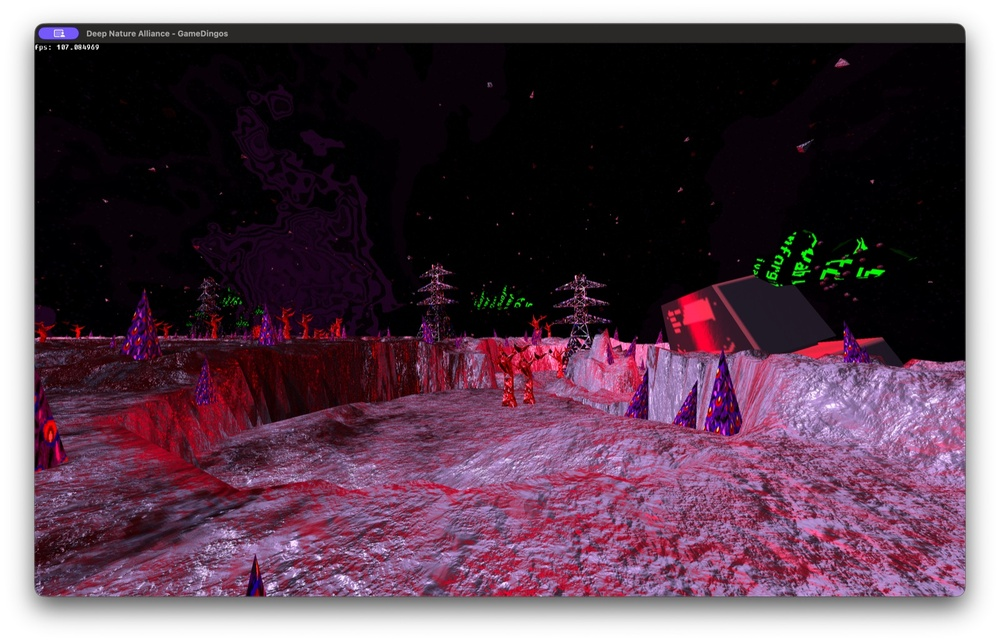
#> input picture docs_images/alien-biome.jpg, 1000 x 642 px, shrunk from 1600 x 1028 before the run
$ python convertImage.py docs_images/alien-biome.jpg
#> lines starting #> are read from the running program, lines starting #| are printed output that depends on the picture
import sys
from PIL import Image
import numpy as np

def save_array_to_c_file(array, output_path, array_name):
    with open(output_path, 'w') as file:
        file.write("const float {}[{}][{}] = {{\n".format(array_name, len(array), len(array[0])))
        for row in array:
            file.write("    {")
            file.write(", ".join("{:.6f}".format(value) for value in row))
            file.write("},\n")
        file.write("};\n")

if __name__ == "__main__":
    if len(sys.argv) != 2:
        print("Usage: python convertImage.py <image_path>")
        sys.exit(1)

    image_path = sys.argv[1]
    output_file = f"{image_path.split('.')[0]}.txt"
    array_name = "terrain"

    img = Image.open(image_path)
#> img is the input picture: PIL image 1000x642 RGB; mean R, G, B 90.3, 65.7, 80.6
    img_gray = img.convert('L')
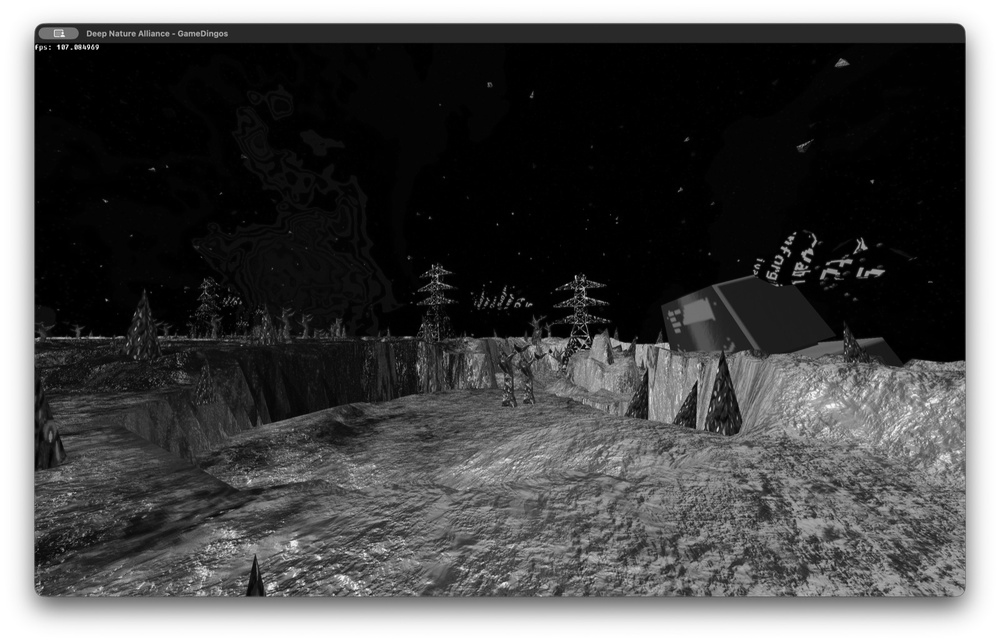
#> img_gray: PIL image 1000x642 L; min 0, max 255, mean 74.8
    img_array = np.array(img_gray)
    save_array_to_c_file(img_array, output_file, array_name)

$ run again, on docs_images/desert-ruins-wide.jpg
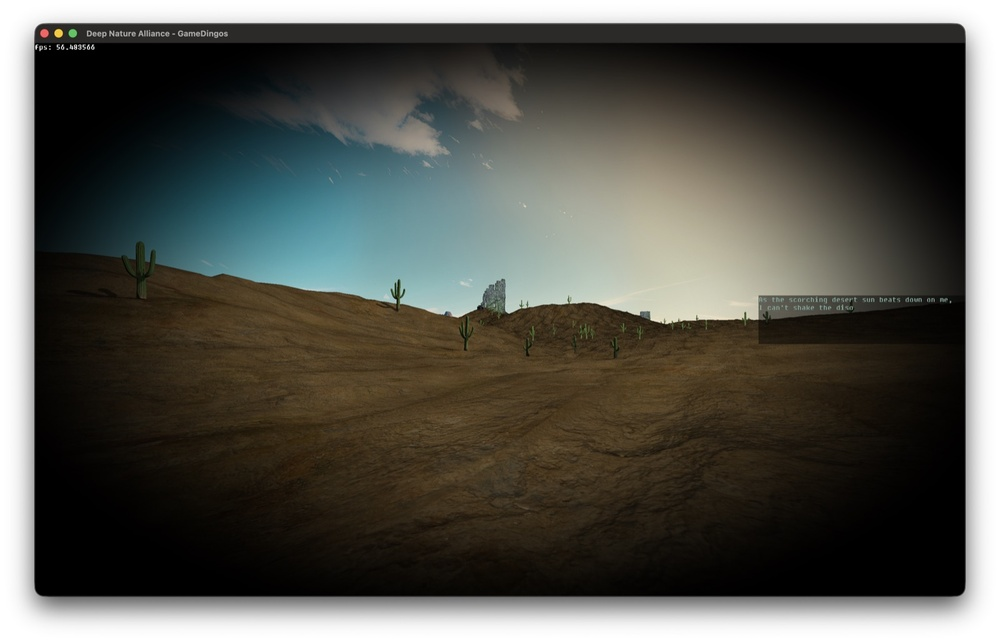
#> input picture docs_images/desert-ruins-wide.jpg, 1000 x 642 px, shrunk from 1600 x 1028 before the run
#> img is the input picture: PIL image 1000x642 RGB; mean R, G, B 82.9, 82.8, 76.2
#> `img_gray = img.convert('L')`:
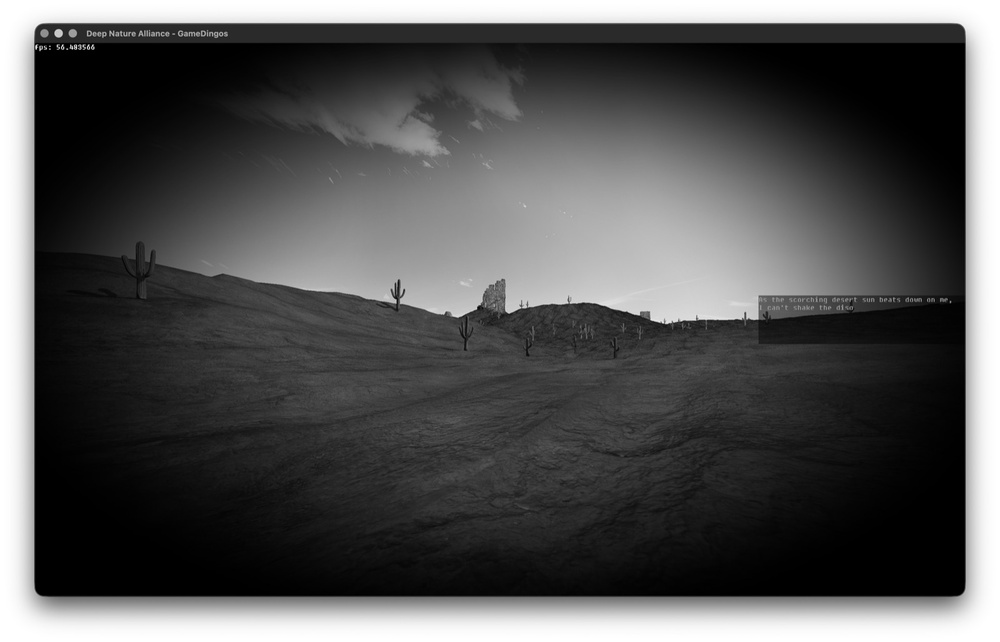
#> img_gray: PIL image 1000x642 L; min 0, max 255, mean 82.1

$ run again, on docs_images/dither-fx-cockpit.jpg
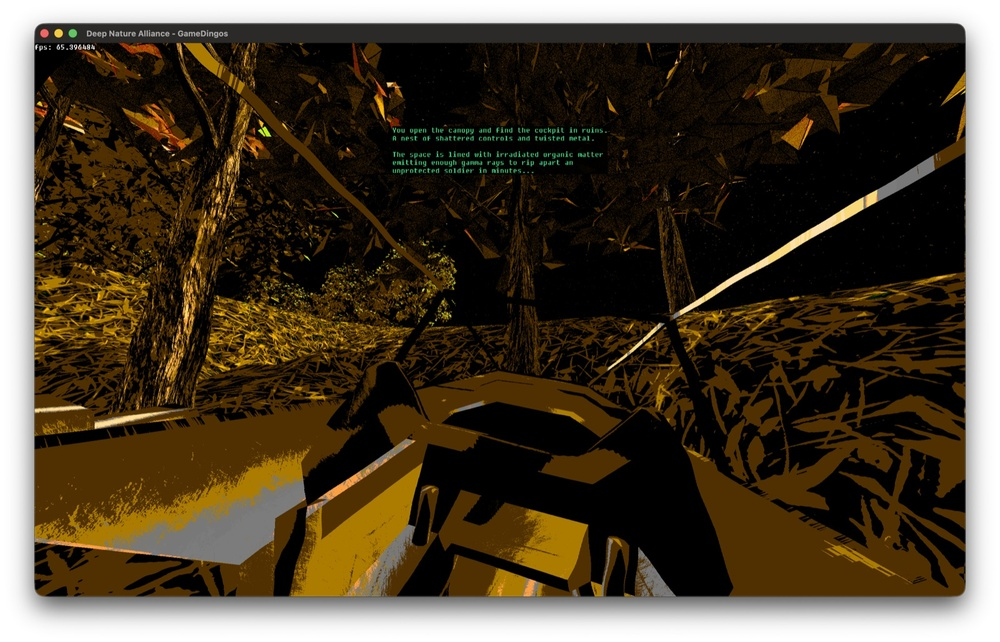
#> input picture docs_images/dither-fx-cockpit.jpg, 1000 x 642 px, shrunk from 1600 x 1028 before the run
#> img is the input picture: PIL image 1000x642 RGB; mean R, G, B 75, 63.4, 46
#> `img_gray = img.convert('L')`:
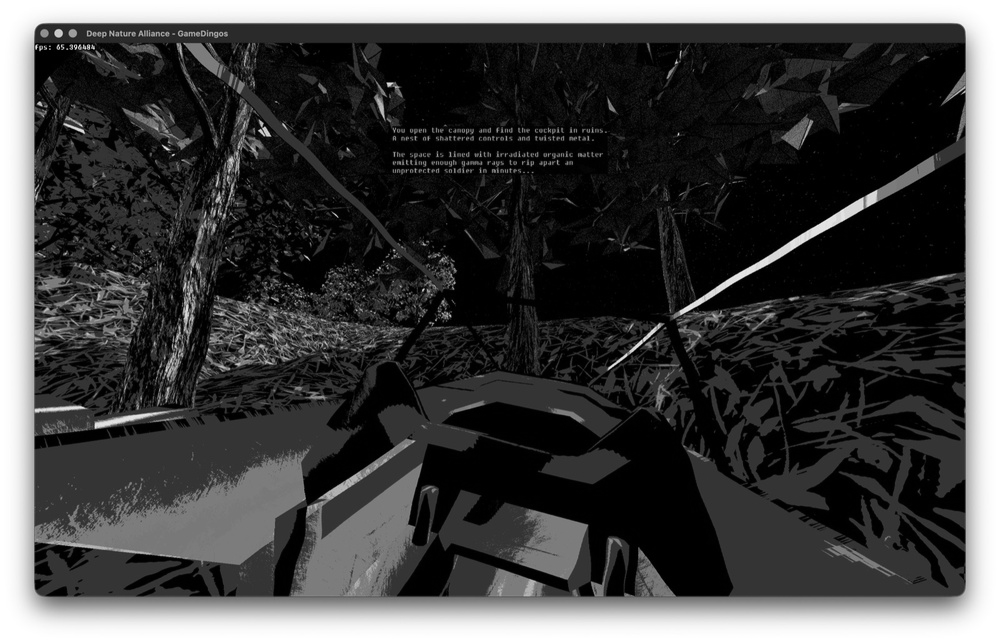
#> img_gray: PIL image 1000x642 L; min 0, max 255, mean 64.9

$ run again, on docs_images/dither-fx-topdown.jpg
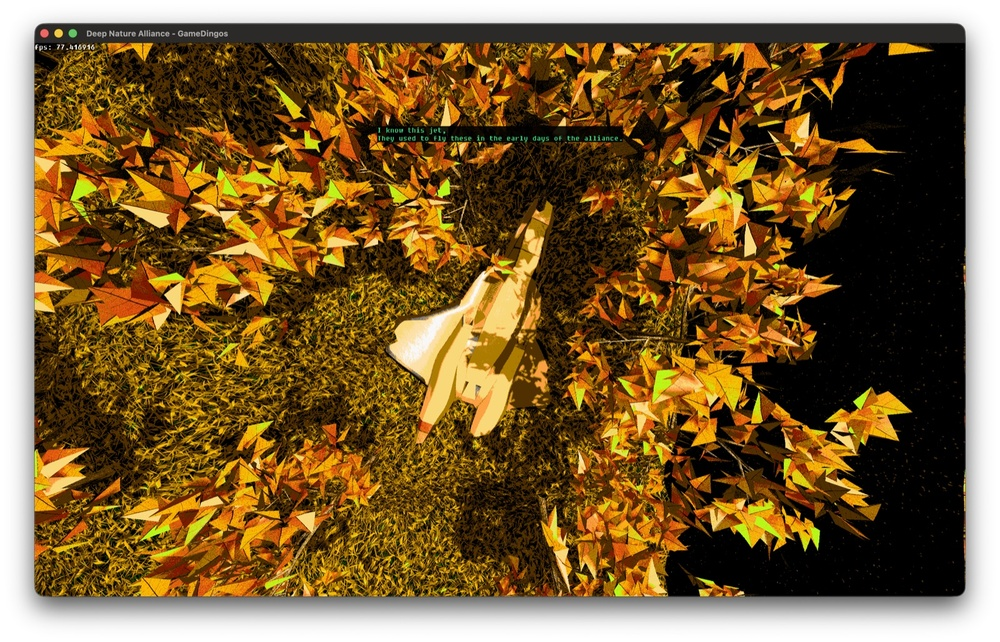
#> input picture docs_images/dither-fx-topdown.jpg, 1000 x 642 px, shrunk from 1600 x 1028 before the run
#> img is the input picture: PIL image 1000x642 RGB; mean R, G, B 120.7, 93, 52
#> `img_gray = img.convert('L')`:
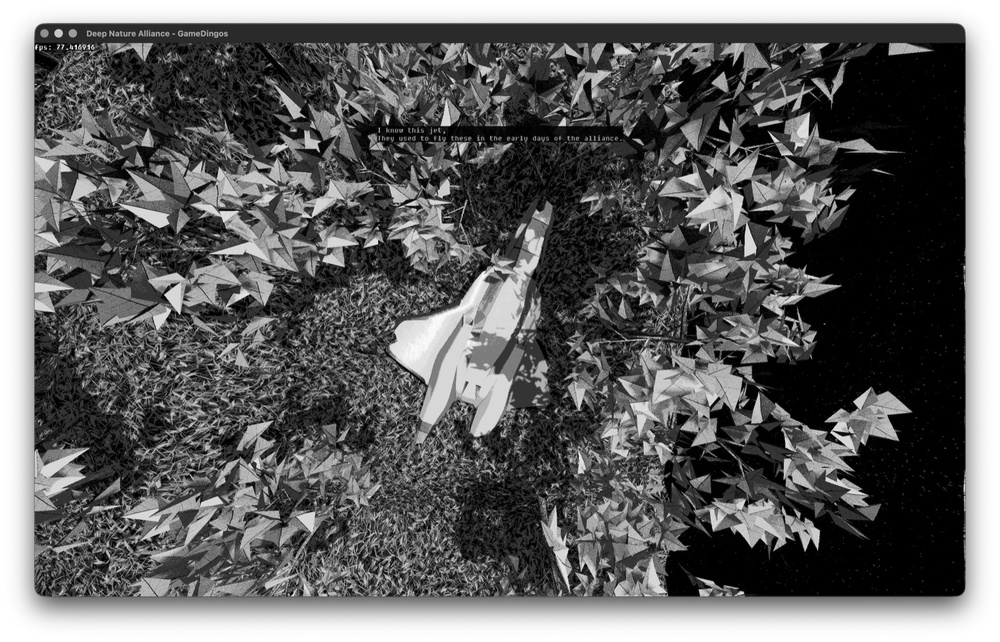
#> img_gray: PIL image 1000x642 L; min 0, max 255, mean 96.6
